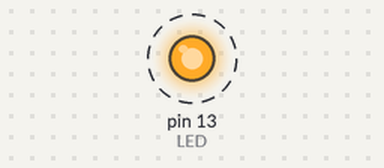
Simulated run of this sketch. Board: Arduino Uno, built with avr-gcc and run on an emulated ATmega328P. Shown: output pins drawn as LEDs (lit = HIGH). Dashed ring = blinking.

Above: at 0.5 s.
Timing chart, 0 to 4.6 s (numbered marks = the images above):
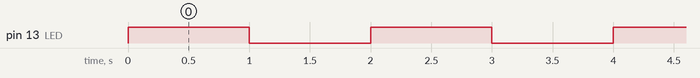

The sketch:

blink_3.ino
```cpp
/*
 * BlinkWithBV.pde:  讓一顆燈號閃爍，每隔一秒切換一次燈號，使用 _BV() 巨集
 * schematic:
 *   Connect a LED on PB5 (Arduino pin 13)
 */

/* 在 avr-libc 中的 sfr_defs.h 有這樣的定義:
#define _BV(bit) (1 << (bit))
*/

void setup()
{
  DDRB |= _BV(5);      // 把 PB5 設置成 output pin
}

void loop()
{
  PORTB |= _BV(5);     // 打開 LED 燈號
  delay(1000);
  PORTB &= ~_BV(5);    // 關閉 LED 燈號
  delay(1000);
}
```

Measured:
- by itself, pin 13 (LED): alternates HIGH for 1.0 s and LOW for 1.0 s
